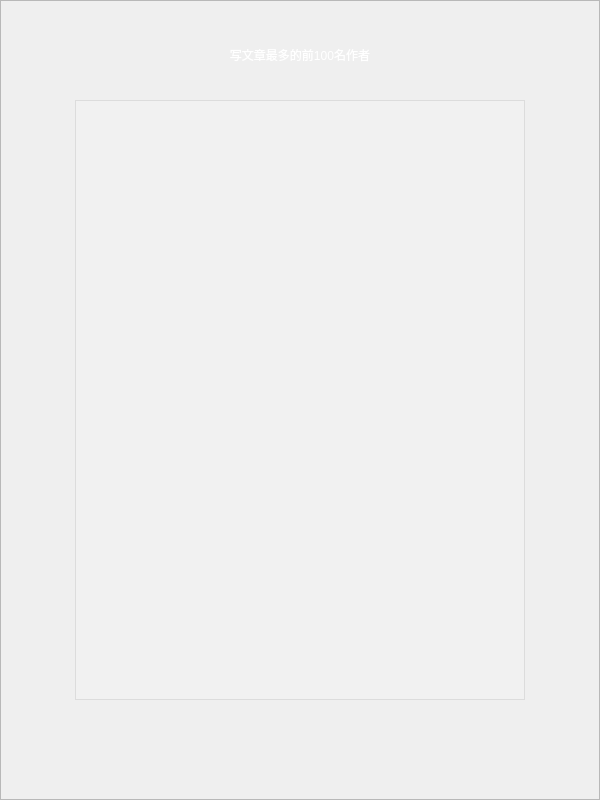
<?xml version="1.0" encoding="UTF-8"?>
<ui version="4.0">
 <class>Author_Top_Widget</class>
 <widget class="QWidget" name="Author_Top_Widget">
  <property name="geometry">
   <rect>
    <x>0</x>
    <y>0</y>
    <width>600</width>
    <height>800</height>
   </rect>
  </property>
  <property name="windowTitle">
   <string>写文章最多作者排名</string>
  </property>
  <widget class="QFrame" name="frame">
   <property name="geometry">
    <rect>
     <x>0</x>
     <y>0</y>
     <width>600</width>
     <height>800</height>
    </rect>
   </property>
   <property name="styleSheet">
    <string notr="true">border-image:url(:/DS_2020_GUI/image/astronomy-clouds-dark-evening.jpg)</string>
   </property>
   <property name="frameShape">
    <enum>QFrame::StyledPanel</enum>
   </property>
   <property name="frameShadow">
    <enum>QFrame::Raised</enum>
   </property>
   <widget class="QListView" name="listView">
    <property name="geometry">
     <rect>
      <x>75</x>
      <y>100</y>
      <width>450</width>
      <height>600</height>
     </rect>
    </property>
    <property name="styleSheet">
     <string notr="true">border-image:url();
background-color:rgba(244,244,244,100)</string>
    </property>
    <property name="editTriggers">
     <set>QAbstractItemView::NoEditTriggers</set>
    </property>
   </widget>
   <widget class="QLabel" name="label">
    <property name="geometry">
     <rect>
      <x>75</x>
      <y>30</y>
      <width>450</width>
      <height>50</height>
     </rect>
    </property>
    <property name="styleSheet">
     <string notr="true">border-image:url();
color:rgb(255, 255, 255);
font: 75 20pt &quot;Consolas&quot;;</string>
    </property>
    <property name="text">
     <string>写文章最多的前100名作者</string>
    </property>
    <property name="alignment">
     <set>Qt::AlignCenter</set>
    </property>
   </widget>
  </widget>
 </widget>
 <layoutdefault spacing="6" margin="11"/>
 <resources>
  <include location="DS_2020_GUI.qrc"/>
 </resources>
 <connections/>
</ui>
